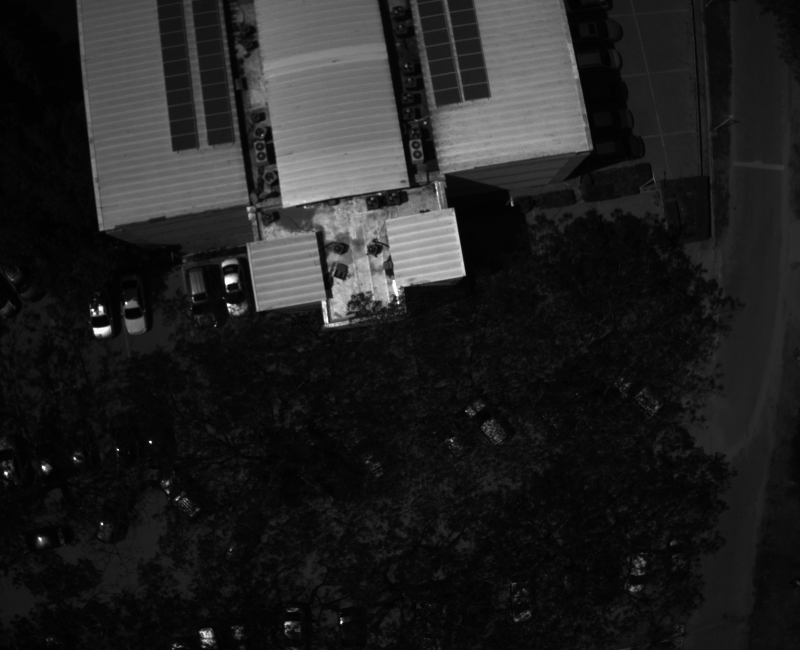
#> input picture Img/DJI_0011.TIF, 1600 x 1300 px (shown at 1/2 size)
$ jupyter execute --allow-errors PuntoGps.ipynb
#> lines starting #> are read from the running program, lines starting #| are printed output that depends on the picture; after the words box and inside, x2 and y2 are one past the last pixel; in counts of white or black regions, pixels touching at a corner belong together; long printed decimals are rounded
[cell 1]
from PIL import Image

from PIL.TiffTags import TAGS
import re
import rasterio
import rasterio.features
import rasterio.warp
from rasterio.transform import Affine
import numpy as np
import cv2
import imutils
import matplotlib.pyplot as plt
import os
import xml.etree.ElementTree as ET
from io import BytesIO

[cell 2]
def metadata(imagen):
#> called with imagen = 'Img/DJI_0011.TIF'
    img = Image.open(imagen)
#> img is the input picture: PIL image 1600x1300 I;16; min 4032, max 63552, mean 11875
# obtenemos los Tags de la metadata y se almacenan en un diccionario
    meta_dict = {TAGS[key]: img.tag[key] for key in img.tag_v2}
#> meta_dict = 20 items
    # Se imprime el diccionario para obtener la composición de los datos
    # for rec in meta_dict:
    #     print(rec, ":", meta_dict[rec])

    # Extraemos el indicador xmp
    p = meta_dict.get("XMP")
    s = p.decode("UTF-8")
    # dividimos por el salto de linea y obtenemos una lista
    div = s.split("\n")
#> div = 154 items

    #eliminamos los espacios vacios

    for ind,recorrido in enumerate(div):
        div[ind]=recorrido.strip()
#> this loop made 154 passes
#> recorrido on passes 2, 13, 14: '<x:xmpmeta xmlns:x="adobe:ns:meta/">', '   xmp:ModifyDate="2022-02-11"', '   xmp:CreateDate="2022-02-11"'
    usar = div[17]
#> usar = 'drone-dji:AbsoluteAltitude="+84.92"'

    result = re.search(":(.*)=", div[17])
    result.group(1)

    result2 = re.search("\"(.*)\"", div[17])
    result2.group(1)

    metadiccionario = {}
    for ind,recorrido in enumerate(div):
        try:
            metadiccionario[re.search(":(.*)=", div[ind]).group(1)] = re.search("\"(.*)\"", div[ind]).group(1)
        except:
            pass
#> this loop made 154 passes
#> recorrido on passes 2, 7, 13: '<x:xmpmeta xmlns:x="adobe:ns:meta/">', 'xmlns:xmp="http://ns.adobe.com/xap/1.0/"', 'xmp:ModifyDate="2022-02-11"'
#> after the loop, metadiccionario = 64 items

    metadiccionario = {}
    for ind,recorrido in enumerate(div):
        try:
            metadiccionario[re.search(":(.*)=", div[ind]).group(1)] = re.search("\"(.*)\"", div[ind]).group(1)
        except:
            pass

    #print(metadiccionario)
    return metadiccionario

# [50 lines left out: function TransfromRaster, not called in this run]

[cell 3]
img_path = "Img/DJI_0011.TIF"


metadiccionario = metadata(img_path)
#> metadiccionario = 64 items
print(metadiccionario)
#> (printed output is left out)

[cell 4]
centro_x = float(metadiccionario["CalibratedOpticalCenterX"])
#> centro_x = 800
centro_y = float(metadiccionario["CalibratedOpticalCenterY"])
#> centro_y = 650
latitud = float(metadiccionario["GpsLatitude"])
#> latitud = 11.23
longitud = float(metadiccionario["GpsLongitude"])
#> longitud = -74.19

centro_rela_x = float(metadiccionario["RelativeOpticalCenterX"])
#> centro_rela_x = -9.81
centro_rela_y = float(metadiccionario["RelativeOpticalCenterY"])
#> centro_rela_y = -0.875

print(f"Centro\nx: {centro_x}, y: {centro_y}")
#| Centro
#| x: 800.0, y: 650.0

print(f"Latitud: {latitud}, Longitud: {longitud}")
#| Latitud: 11.226, Longitud: -74.185

[cell 5]
img_punto = cv2.imread("./Img/DJI_0050.JPG", -1)
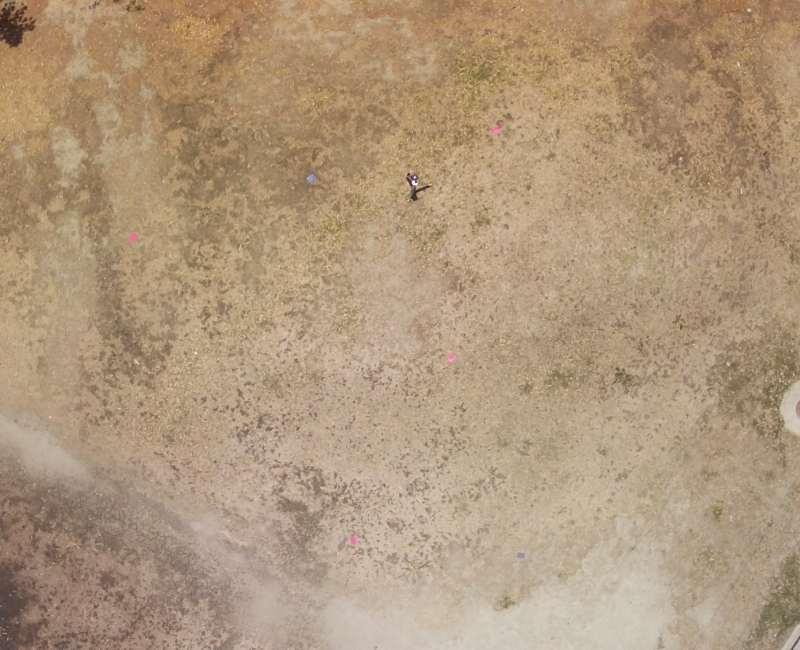
#> input picture Img/DJI_0050.JPG, 1600 x 1300 px (shown at 1/2 size)
#> img_punto is the input picture: shape (1300, 1600, 3); mean B, G, R 123.5, 151.2, 175.2
img_path = "Img/DJI_0051.TIF"

umbral_bajo1 = (170,100,100)
umbral_alto1 = (179,255,255)
# Elegimos el segundo umbral de rojo en HSV
umbral_bajo2 = (0,100,100)
umbral_alto2 = (10,255,255)

#img_bgr = cv2.cvtColor(img_punto, cv2.COLOR_)
img_hvs = cv2.cvtColor(img_punto, cv2.COLOR_BGR2HSV)
#> img_hvs: shape (1300, 1600, 3); mean H, S, V 16.1, 76.4, 175.2

mask1= cv2.inRange(img_hvs, umbral_bajo1, umbral_alto1)
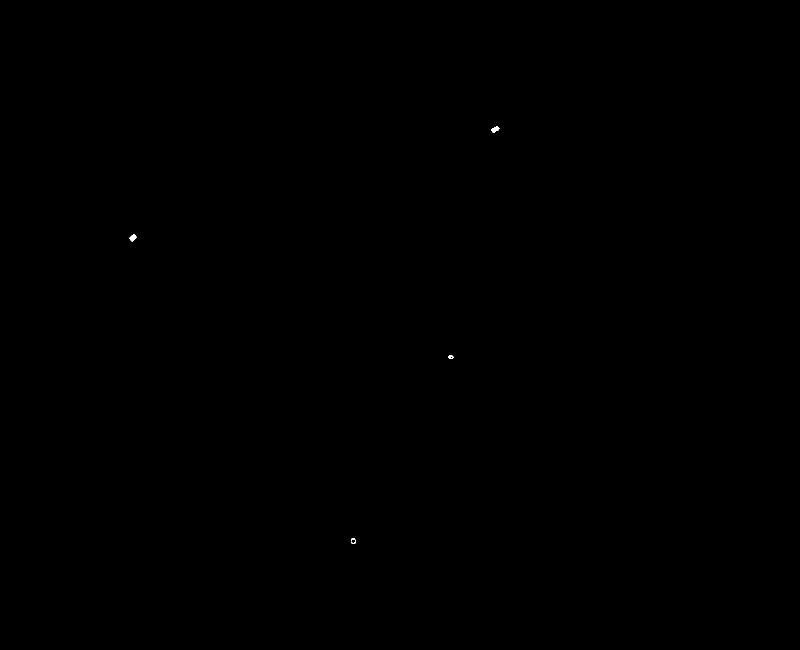
#> mask1: shape (1300, 1600) (shown at 1/2 size); 0.02% white; 4 white regions, box (x1, y1, x2, y2) and area: (259, 468, 273, 483) 130, (982, 253, 999, 265) 125, (897, 710, 907, 718) 55, (702, 1076, 711, 1088) 51
mask2= cv2.inRange(img_hvs, umbral_bajo2, umbral_alto2)
#> mask2: shape (1300, 1600); 0.01% white in thin lines or dots, all inside (x1, y1, x2, y2) = (0, 13, 1001, 1289)


maskRedvis = cv2.bitwise_and(img_punto, img_punto, mask= mask2)
plt.figure(figsize=(16,16))
plt.subplot(1, 4, 1)
plt.imshow(img_punto)

plt.subplot(1, 4, 2)
plt.imshow(img_hvs)

plt.subplot(1, 4, 3)
plt.imshow(mask2)

plt.subplot(1, 4, 4)
plt.imshow(maskRedvis)
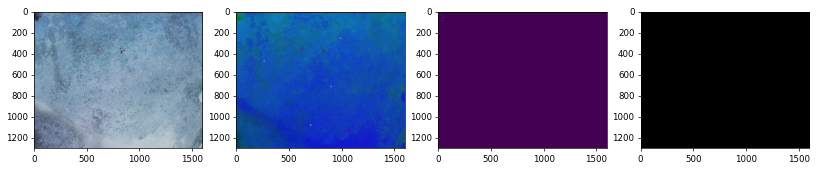
#> figure drawn by matplotlib, 4 panels; B, G, R data is drawn as R, G, B

[cell 6]
y, x = img_punto.shape[:2]
#> y = 1300; x = 1600
y_out = []
x_out = []
for i in range(y):
    for j in range(x):
        for k in range(3):
            if(maskRedvis[i][j][k] != 0):
                if(i>400 and i<600 and j>250 and j<500):
                    if (k==0):
                        maskRedvis[i][j][0] = 255
                        maskRedvis[i][j][1] = 0
                        maskRedvis[i][j][2] = 0
                        y_out.append(i)
                        x_out.append(j)
#> after the loop, x_out = []; y_out = []
